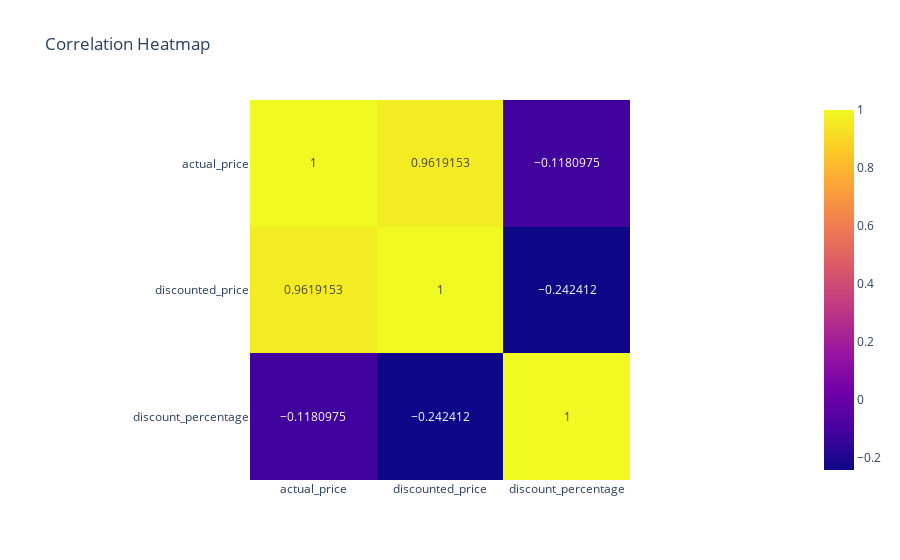

The cell this chart's notebook holds for it:
### Code cell
fig = px.imshow(newdf[['actual_price','discounted_price','discount_percentage']].corr(),text_auto=True,title="Correlation Heatmap")
fig.show()
fig.write_image("images/fig1.png")

### Figure 1 — Plotly figure (JSON) as saved in the notebook; plotly's stock layout.template omitted (floating-point values rounded to 4 significant figures)
{"data": [{"coloraxis": "coloraxis", "hovertemplate": "x: %{x}<br>y: %{y}<br>color: %{z}<extra></extra>", "name": "0", "texttemplate": "%{z}", "type": "heatmap", "x": ["actual_price", "discounted_price", "discount_percentage"], "xaxis": "x", "y": ["actual_price", "discounted_price", "discount_percentage"], "yaxis": "y", "z": [[1, 0.9619, -0.1181], [0.9619, 1, -0.2424], [-0.1181, -0.2424, 1]]}], "layout": {"coloraxis": {"colorscale": [[0, "#0d0887"], [0.1111, "#46039f"], [0.2222, "#7201a8"], [0.3333, "#9c179e"], [0.4444, "#bd3786"], [0.5556, "#d8576b"], [0.6667, "#ed7953"], [0.7778, "#fb9f3a"], [0.8889, "#fdca26"], [1, "#f0f921"]]}, "title": {"text": "Correlation Heatmap"}, "xaxis": {"anchor": "y", "constrain": "domain", "domain": [0, 1], "scaleanchor": "y"}, "yaxis": {"anchor": "x", "autorange": "reversed", "constrain": "domain", "domain": [0, 1]}}}
